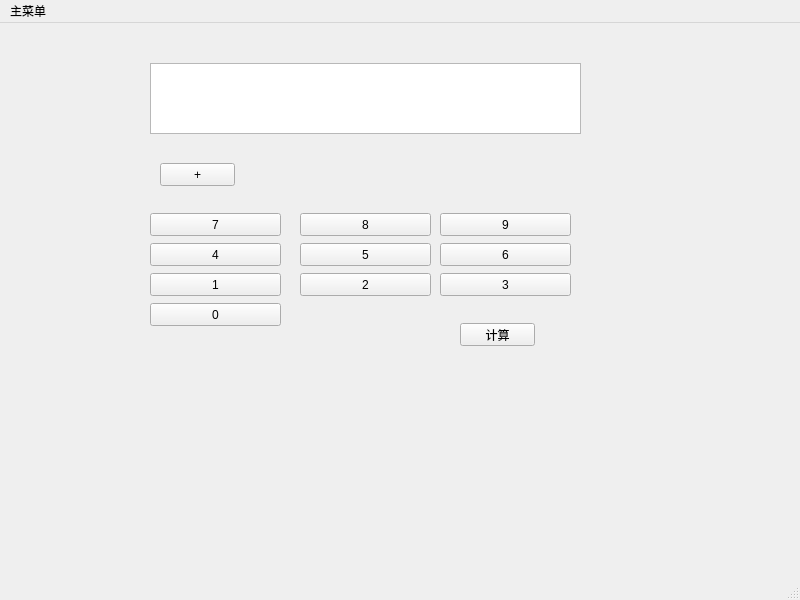
<?xml version="1.0" encoding="UTF-8"?>
<ui version="4.0">
 <class>MainWindow</class>
 <widget class="QMainWindow" name="MainWindow">
  <property name="geometry">
   <rect>
    <x>0</x>
    <y>0</y>
    <width>800</width>
    <height>600</height>
   </rect>
  </property>
  <property name="windowTitle">
   <string>MainWindow</string>
  </property>
  <widget class="QWidget" name="centralwidget">
   <widget class="QTextEdit" name="textEdit">
    <property name="geometry">
     <rect>
      <x>150</x>
      <y>40</y>
      <width>431</width>
      <height>71</height>
     </rect>
    </property>
   </widget>
   <widget class="QPushButton" name="pushButton_0">
    <property name="geometry">
     <rect>
      <x>150</x>
      <y>280</y>
      <width>131</width>
      <height>23</height>
     </rect>
    </property>
    <property name="text">
     <string>0</string>
    </property>
   </widget>
   <widget class="QPushButton" name="pushButton_1">
    <property name="geometry">
     <rect>
      <x>150</x>
      <y>250</y>
      <width>131</width>
      <height>23</height>
     </rect>
    </property>
    <property name="text">
     <string>1</string>
    </property>
   </widget>
   <widget class="QPushButton" name="pushButton_2">
    <property name="geometry">
     <rect>
      <x>300</x>
      <y>250</y>
      <width>131</width>
      <height>23</height>
     </rect>
    </property>
    <property name="text">
     <string>2</string>
    </property>
   </widget>
   <widget class="QPushButton" name="pushButton_3">
    <property name="geometry">
     <rect>
      <x>440</x>
      <y>250</y>
      <width>131</width>
      <height>23</height>
     </rect>
    </property>
    <property name="text">
     <string>3</string>
    </property>
   </widget>
   <widget class="QPushButton" name="pushButton_count">
    <property name="geometry">
     <rect>
      <x>460</x>
      <y>300</y>
      <width>75</width>
      <height>23</height>
     </rect>
    </property>
    <property name="text">
     <string>计算</string>
    </property>
   </widget>
   <widget class="QPushButton" name="pushButton_4">
    <property name="geometry">
     <rect>
      <x>150</x>
      <y>220</y>
      <width>131</width>
      <height>23</height>
     </rect>
    </property>
    <property name="text">
     <string>4</string>
    </property>
   </widget>
   <widget class="QPushButton" name="pushButton_5">
    <property name="geometry">
     <rect>
      <x>300</x>
      <y>220</y>
      <width>131</width>
      <height>23</height>
     </rect>
    </property>
    <property name="text">
     <string>5</string>
    </property>
   </widget>
   <widget class="QPushButton" name="pushButton_6">
    <property name="geometry">
     <rect>
      <x>440</x>
      <y>220</y>
      <width>131</width>
      <height>23</height>
     </rect>
    </property>
    <property name="text">
     <string>6</string>
    </property>
   </widget>
   <widget class="QPushButton" name="pushButton_7">
    <property name="geometry">
     <rect>
      <x>150</x>
      <y>190</y>
      <width>131</width>
      <height>23</height>
     </rect>
    </property>
    <property name="text">
     <string>7</string>
    </property>
   </widget>
   <widget class="QPushButton" name="pushButton_8">
    <property name="geometry">
     <rect>
      <x>300</x>
      <y>190</y>
      <width>131</width>
      <height>23</height>
     </rect>
    </property>
    <property name="text">
     <string>8</string>
    </property>
   </widget>
   <widget class="QPushButton" name="pushButton_9">
    <property name="geometry">
     <rect>
      <x>440</x>
      <y>190</y>
      <width>131</width>
      <height>23</height>
     </rect>
    </property>
    <property name="text">
     <string>9</string>
    </property>
   </widget>
   <widget class="QPushButton" name="pushButton_add">
    <property name="geometry">
     <rect>
      <x>160</x>
      <y>140</y>
      <width>75</width>
      <height>23</height>
     </rect>
    </property>
    <property name="text">
     <string>+</string>
    </property>
   </widget>
  </widget>
  <widget class="QMenuBar" name="menubar">
   <property name="geometry">
    <rect>
     <x>0</x>
     <y>0</y>
     <width>800</width>
     <height>21</height>
    </rect>
   </property>
   <widget class="QMenu" name="menu">
    <property name="title">
     <string>主菜单</string>
    </property>
   </widget>
   <addaction name="menu"/>
  </widget>
  <widget class="QStatusBar" name="statusbar"/>
 </widget>
 <resources/>
 <connections/>
</ui>
